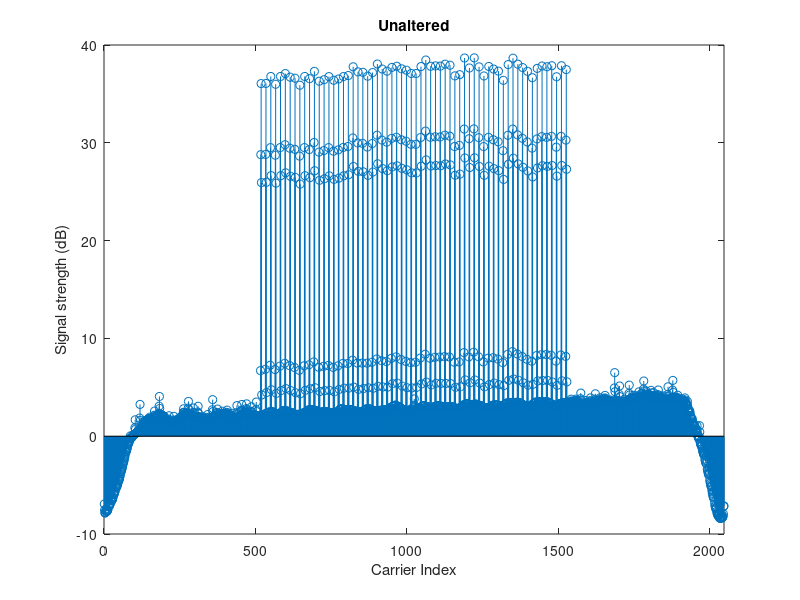
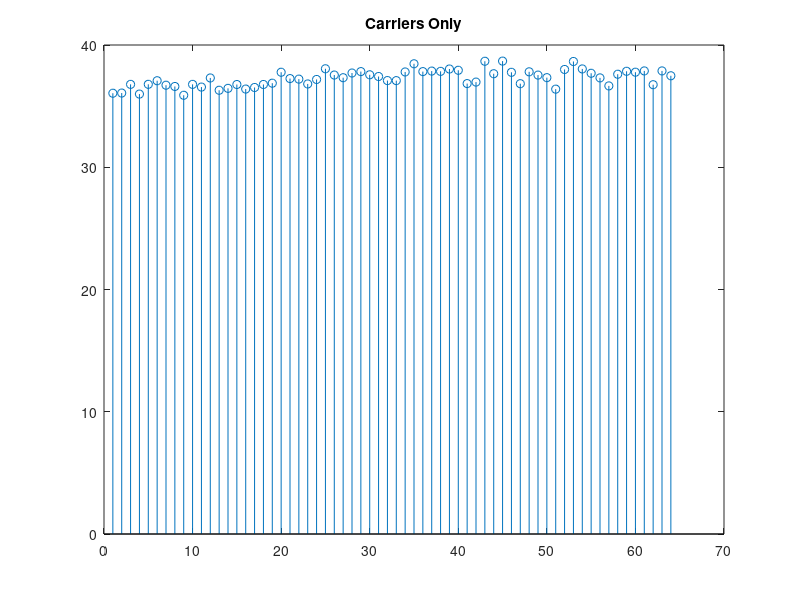
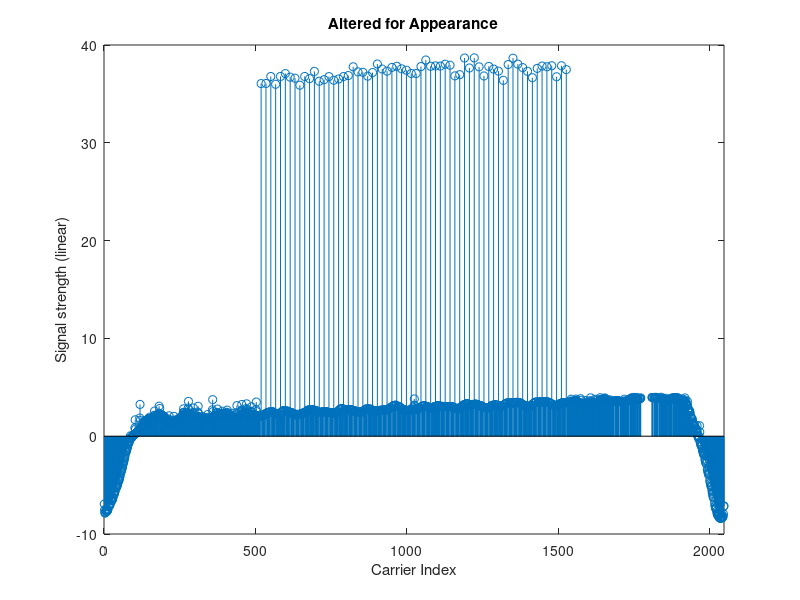

The MATLAB script that drew these images, in order:
% Make Plots

%% 1) Power Spectral Density 

clear; close all;

load('Processed-Sundance-US189-25June2019.mat');

shifted = mag2db(shifted);

 % Full, normal version 
figure()
stem(shifted);
title('Unaltered');
carrierIndices = find(shifted > 35);
middleIndices = find((shifted > 4) & (shifted < 33));
xlim([0 2048]);
xlabel('Carrier Index');
ylabel('Signal strength (dB)');


 % Isolates the actual carriers
for index = 1:64
    carrierValues(index) = shifted(carrierIndices(index));
end

figure()
stem(carrierValues);
title('Carriers Only');


 % Sets all the mid-values to NaN to make a cleaner plot
temp = length(middleIndices);
for index = 1:temp
    shifted(middleIndices(index)) = nan;
end

figure()
stem(shifted)
title('Altered for Appearance');
xlim([0 2048]);
xlabel('Carrier Index');
ylabel('Signal strength (linear)');


%% 

